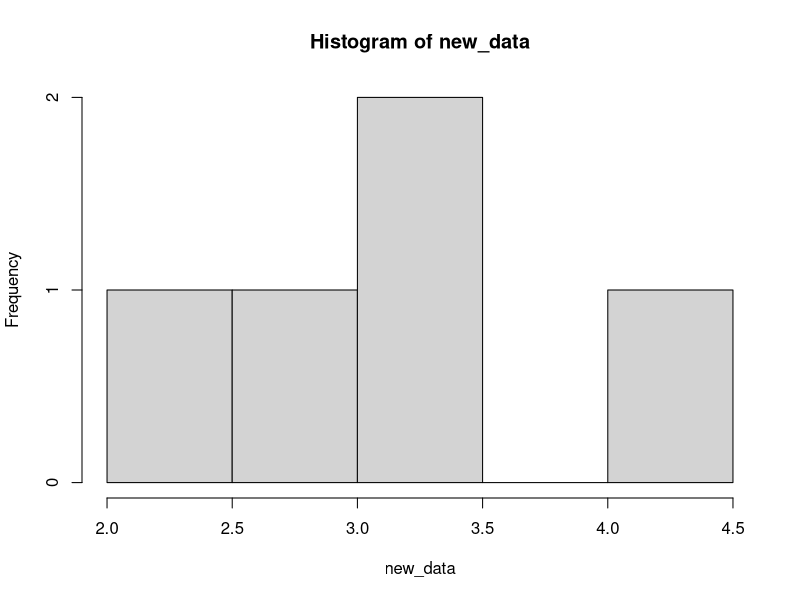
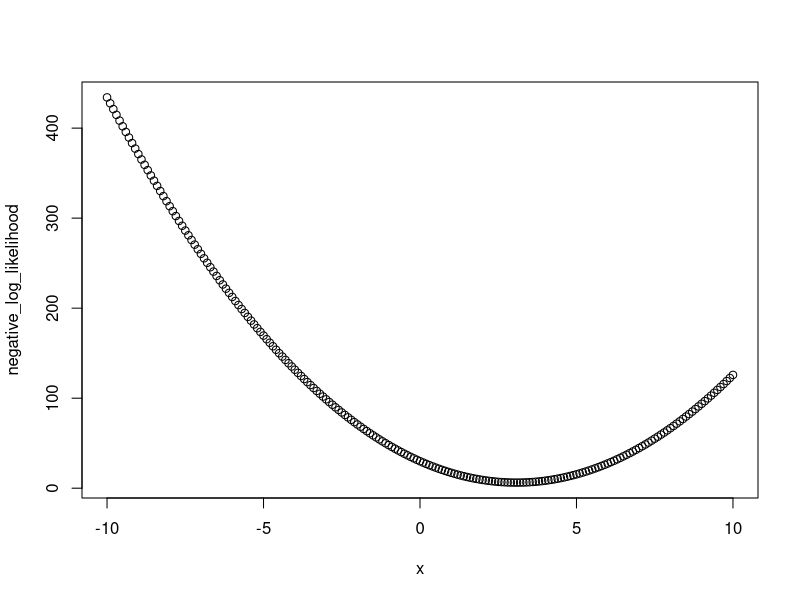
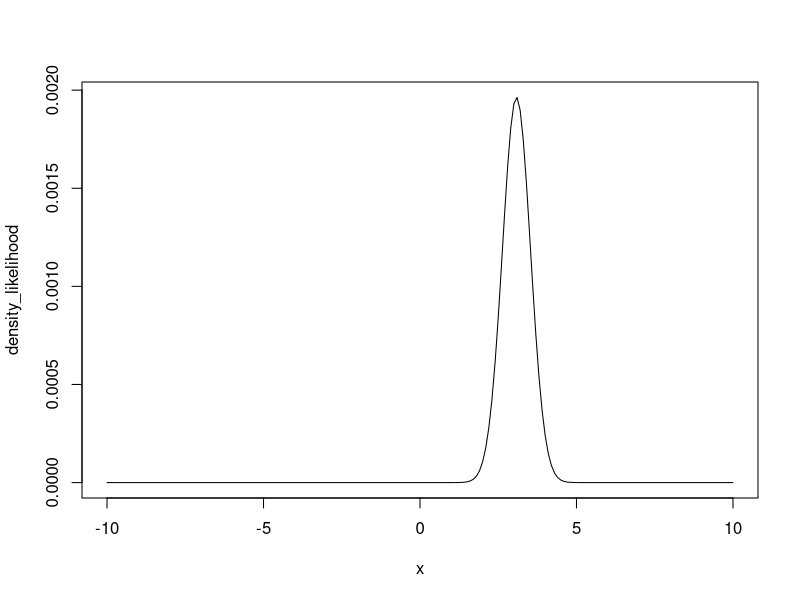
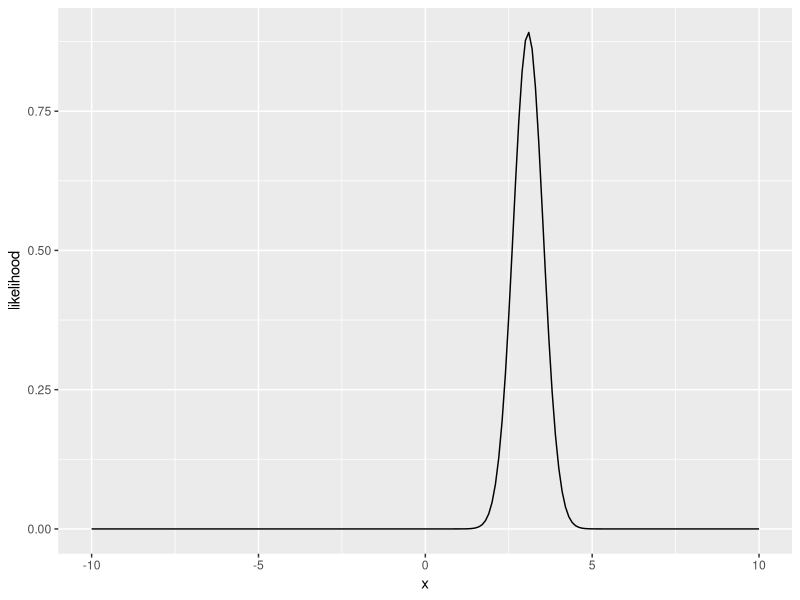
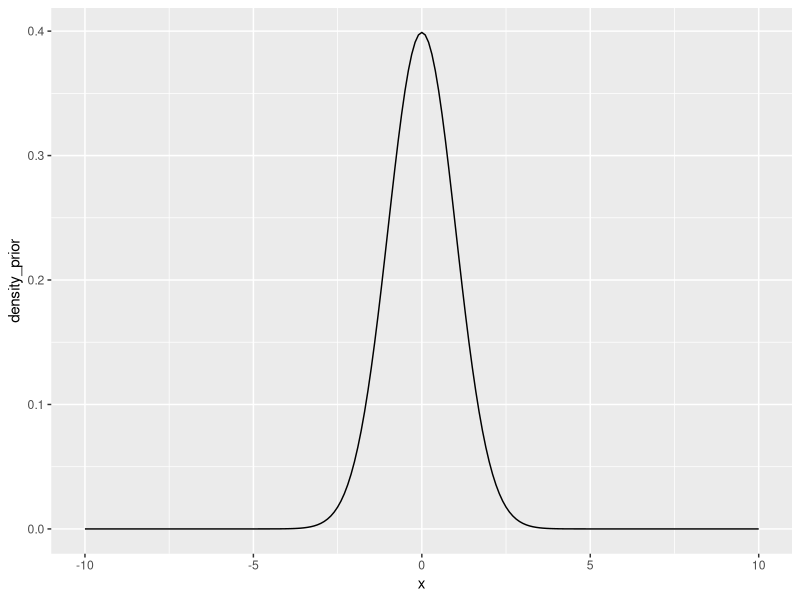
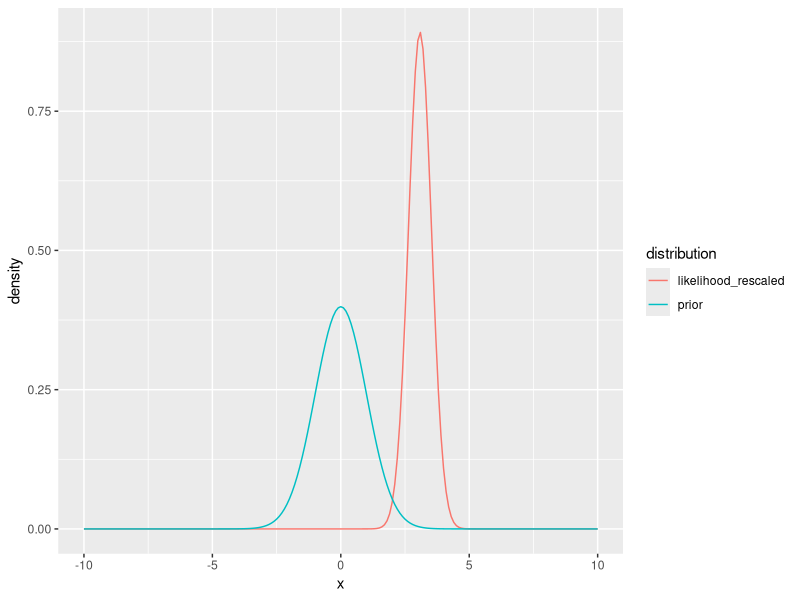
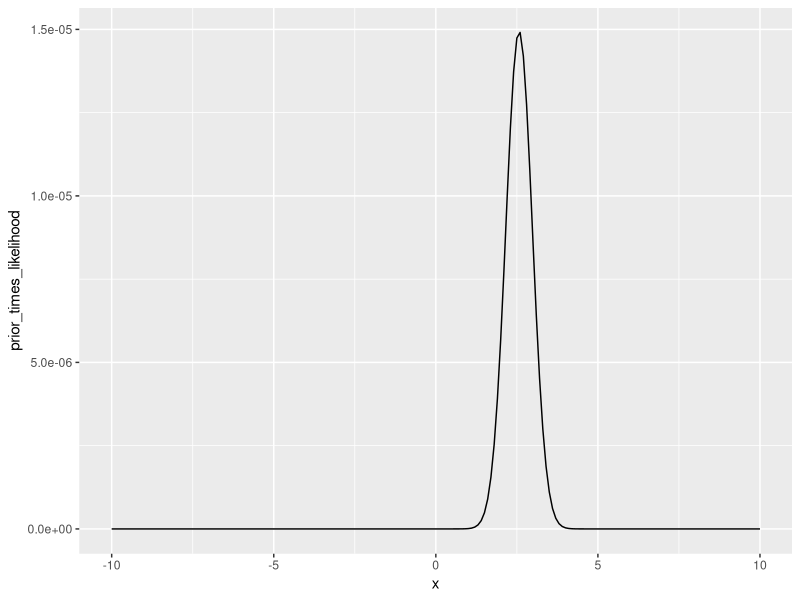
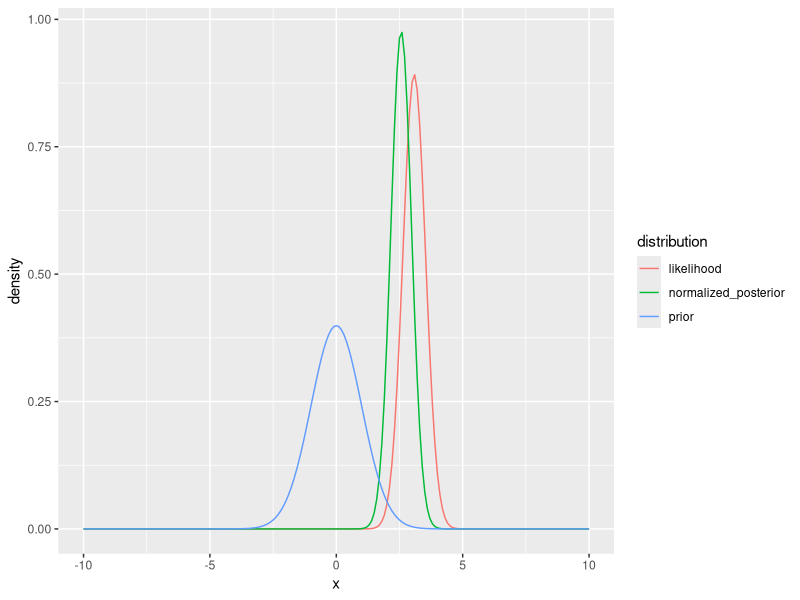

These charts were generated, in order, by the following R code:
## ---- chunk 1
#| echo: FALSE
#| message: FALSE
library(tidyverse)
library(patchwork)
## ---- chunk 2
num_data_points <- 5

mean_data <- 3.0
sd_data <- 1.0

new_data <- rnorm(num_data_points, mean = mean_data, sd = sd_data)
hist(new_data)
## ---- chunk 3
#DATA MODEL
delta_x <- 0.1
x <- seq(-10,10, delta_x)
negative_log_likelihood <- rep(NA,length(x))
for(i in 1:length(x)){
  negative_log_likelihood[i] <- -sum(dnorm(new_data, mean = x[i], sd = 1, log = TRUE))
}

plot(x, negative_log_likelihood)
## ---- chunk 4
density_likelihood <- exp(-negative_log_likelihood)
plot(x, density_likelihood, type = "l")

## ---- chunk 5
likelihood_area_under_curve <- sum(density_likelihood * delta_x) #Width * Height
density_likelihood_rescaled <- density_likelihood/likelihood_area_under_curve
## ---- chunk 6
d <- tibble(x = x,
            likelihood = density_likelihood_rescaled)
ggplot(d, aes(x = x, y = likelihood)) +
  geom_line()

## ---- chunk 7
mean_prior <- 0
sd_prior <- 1.0

#Priors
density_prior <- dnorm(x, mean = mean_prior, sd = sd_prior)
d <- tibble(x = x,
            density_prior = density_prior)
ggplot(d, aes(x = x, y = density_prior)) +
  geom_line()
## ---- chunk 8
tibble(x = x,
            prior = density_prior,
            likelihood_rescaled = density_likelihood_rescaled) %>% 
  pivot_longer(cols = -x, names_to = "distribution", values_to = "density") %>% 
  mutate(distribution = factor(distribution)) %>% 
  ggplot(aes(x = x, y = density, color = distribution)) +
  geom_line() 

## ---- chunk 9
prior_times_likelihood <- density_prior * density_likelihood
d <- tibble(x = x,
            prior_times_likelihood = prior_times_likelihood)
ggplot(d, aes(x = x, y = prior_times_likelihood)) +
  geom_line()
## ---- chunk 10
area_under_curve <- sum(prior_times_likelihood * delta_x)  #sum(Width * Height) = total probability of the data given all possible values of the parameter
normalized_posterior <- prior_times_likelihood / area_under_curve

paste0("the probablity of the data is (i.e., area under likelihood x prior curve): ", area_under_curve)
## ---- chunk 11
tibble(x = x,
       prior = density_prior,
       likelihood = density_likelihood_rescaled,
       normalized_posterior = normalized_posterior) %>% 
  pivot_longer(cols = -x, names_to = "distribution", values_to = "density") %>% 
  mutate(distribution = factor(distribution)) %>% 
  ggplot(aes(x = x, y = density, color = distribution)) +
  geom_line()
## ---- chunk 12
explore_senstivity <- function(num_data_points, mean_data, sd_data, mean_prior, sd_prior, title){

new_data <- rnorm(num_data_points, mean_data, sd_data)
delta_x <- 0.1
x <- seq(-5,5, delta_x)
negative_log_likelihood <- rep(NA,length(x))

#DATA MODEL
for(i in 1:length(x)){
  #Process model is that mean = x
  negative_log_likelihood[i] <- -sum(dnorm(new_data, mean = x[i], sd = 1, log = TRUE))
}

density_likelihood <- exp(-negative_log_likelihood)
likelihood_area_under_curve <- sum(density_likelihood * delta_x) #Width * Height
density_likelihood_rescaled <- density_likelihood/likelihood_area_under_curve

#Prior
density_prior <- dnorm(x, mean = mean_prior, sd = sd_prior)

#Prior x Likelihood
prior_times_likelihood <- density_prior * density_likelihood
area_under_curve <- sum(prior_times_likelihood * delta_x) #Width * Height
normalized_posterior <- prior_times_likelihood / area_under_curve

p <- tibble(x = x,
       prior = density_prior,
       likelihood = density_likelihood_rescaled,
       normalized_posterior = normalized_posterior) %>% 
  pivot_longer(cols = -x, names_to = "distribution", values_to = "density") %>% 
  mutate(distribution = factor(distribution)) %>% 
  ggplot(aes(x = x, y = density, color = distribution)) +
  geom_line() +
  labs(title = title)
return(p)
}
## ---- chunk 13
#Baseline
p1 <- explore_senstivity(num_data_points = 5,
                        mean_data = 3,
                        sd_data = 2,
                        mean_prior = 0,
                        sd_prior = 1.0,
                        title = "Baseline")

#Increase confidence in prior
p2 <- explore_senstivity(num_data_points = 5,
                        mean_data = 3,
                        sd_data = 2,
                        mean_prior = 0,
                        sd_prior = 0.1,
                        title = "Increase confidence in prior")

#Increase number of data points
p3 <- explore_senstivity(num_data_points = 50,
                        mean_data = 3,
                        sd_data = 2,
                        mean_prior = 0,
                        sd_prior = 1.0,
                        title = "Increase data")

#Make likelihood mean closer to prior
p4 <- explore_senstivity(num_data_points = 5,
                        mean_data = 0,
                        sd_data = 2,
                        mean_prior = 0,
                        sd_prior = 1.0,
                        title = "Make likelihood mean closer to prior")
(p1 / p2) | (p3 / p4) 


## ---- chunk 14
set.seed(100)
num_data_points <- 10
par1_true <- 3
sd_data <- 0.5
x <- runif(num_data_points, 0, 10)
par_true <- c(par1_true, 0.5)
y_true <- par_true[1] * (x / (x + par_true[2]))
y <- rnorm(length(y_true), mean = y_true, sd = sd_data)
plot(x, y, ylim = c(0, par1_true + 2))
## ---- chunk 15
mean_prior <- 1.0
sd_prior <- 0.5
## ---- chunk 16
delta_par1 <- 0.1
par1 <- seq(-3,10, delta_par1)
negative_log_likelihood <- rep(NA,length(par1))
for(i in 1:length(par1)){
  #Process model
  pred <- par1[i] * (x / (x + par_true[2]))
  #Data model
  negative_log_likelihood[i] <- -sum(dnorm(y, mean = pred, sd = sd_data, log = TRUE))
}

density_likelihood <- exp(-negative_log_likelihood)
likelihood_area_under_curve <- sum(density_likelihood * delta_par1) #Width * Height
density_likelihood_rescaled <- density_likelihood/likelihood_area_under_curve

#Priors
density_prior <- dnorm(par1, mean = mean_prior, sd = sd_prior)
prior_times_likelihood <- density_prior * density_likelihood
area_under_curve <- sum(prior_times_likelihood * delta_par1) #Width * Height
normalized_posterior <- prior_times_likelihood / area_under_curve

tibble(par1 = par1,
       prior = density_prior,
       likelihood = density_likelihood_rescaled,
       normalized_posterior = normalized_posterior) %>% 
  pivot_longer(cols = -par1, names_to = "distribution", values_to = "density") %>% 
  mutate(distribution = factor(distribution)) %>% 
  ggplot(aes(x = par1, y = density, color = distribution)) +
  geom_line()

## ---- chunk 17
par1_mle <- par1[which.max(density_likelihood)]
par1_post <- par1[which.max(normalized_posterior)]

d <- tibble(x = seq(0,10, 0.1),
            prior = mean_prior * (x / (x + par_true[2])),
            likelihood = par1_mle * (x / (x + par_true[2])),
            posterior = par1_post * (x / (x + par_true[2]))) %>% 
  pivot_longer(cols = -x, names_to = "distribution", values_to = "prediction") %>% 
  mutate(distribution = factor(distribution))
ggplot(d, aes(x = x, y = prediction, col = distribution)) +
  geom_line() +
  labs(y = "M-M model prediction (process model)")
## ---- chunk 18
num_data_points <- 10
par1_true <- 3
sd_data <- 0.5
x <- runif(num_data_points, 0, 10)
par_true <- c(par1_true, 0.5)
y_true <- par_true[1] * (x / (x + par_true[2]))
y <- rnorm(length(y_true), mean = y_true, sd = sd_data)
plot(x, y, ylim = c(0, par1_true + 2))
## ---- chunk 19
#Initialize chain
num_iter <- 5000
pars <- array(NA, dim = c(num_iter))
pars[1] <- 2
log_prob_current <- -10000000000
prob_current <- exp(log_prob_current)
jump <- 0.1

mean_prior <- 1.0
sd_prior <- 0.5

for(i in 2:num_iter){
  
  #Randomly select new parameter values
  proposed_pars <- rnorm(1, pars[i - 1], jump)
  
    
  #PRIORS: how likely is the proposed value given the prior distribution?
  prior <- dnorm(proposed_pars, mean = mean_prior, sd = sd_prior)

  #PROCESS MODEL: Use new parameter values in the process model
  pred <- proposed_pars * (x / (x + par_true[2]))

  #DATA MODEL: how likely is the data given the proposed parameter?
  #We are multiplying here
  likelihood <- prod(dnorm(y, mean = pred, sd = sd_data))
  
  #Combine the prior and likelihood
  #remember that you multiply probabilities which mean you can add log(probability)
  prob_proposed <- prior * likelihood
  
  z <- (prob_proposed/prob_current)
  
  #Now pick a random number between 0 and 1
  r <- runif(1, 0, 1)
  
  #If z > r then accept the new parameters
  #Note: this will always happen if the new parameters are more likely than
  #the old parameters z > 1 means than z is always > r no matter what value of
  #r is chosen.  However it will accept worse parameter sets (P_new is less
  #likely then P_old - i.e., z < 1) in proportion to how much worse it is
  #For example: if z = 0.9 and then any random number drawn by runif that is
  #less than 0.90 will result in accepting the worse values (i.e., the slightly
  #worse values will be accepted a lot of the time).  In contrast, if z = 0.01
  #(i.e., the new parameters are much much worse), then they can still be accepted
  #but much more rarely because random r values of < 0.1 occur more rarely
  if(z > r){
    pars[i] <- proposed_pars
    prob_current <- prob_proposed
  }else{
    pars[i] <- pars[i - 1]
    prob_current <- prob_current #this calculation isn't necessary but is here to show you the logic
  }
}
## ---- chunk 20
d <- tibble(iter = 1:num_iter,
       par1 = pars)

p1 <-  ggplot(d, aes(x = iter, y = par1)) +
  geom_line()

p2 <- ggplot(d, aes(x = par1)) +
  geom_histogram()

p1 | p2
## ---- chunk 21
nburn <- 100
d_burn <- tibble(iter = nburn:num_iter,
       par1 = pars[nburn:num_iter])

p1 <-  ggplot(d_burn, aes(x = iter, y = par1)) +
  geom_line()

p2 <- ggplot(d_burn, aes(x = par1)) +
  geom_histogram()

p1 | p2
## ---- chunk 22
par_post_burn <- pars[nburn:num_iter]

#Mean
mean(par_post_burn)
#sd
sd(par_post_burn)
#Quantiles
quantile(par_post_burn, c(0.025, 0.5,0.975))
## ---- chunk 23
num_samples <- 100
sample_index <- sample(x = 1:length(par_post_burn), size = num_samples, replace = TRUE)
random_draws <- par_post_burn[sample_index]
hist(random_draws)
## ---- chunk 24
num_samples <- 1000
x_new = x
pred_posterior_mean <- matrix(NA, num_samples, length(x_new))   # storage for all simulations
y_posterior <- matrix(NA, num_samples, length(x_new)) 

for(i in 1:num_samples){
  sample_index <- sample(x = 1:length(pars), size = 1, replace = TRUE)
  pred_posterior_mean[i, ] <- pars[sample_index] * (x_new / (x_new + par_true[2]))
  y_posterior[i, ] <- rnorm(length(x_new), pred_posterior_mean[i, ], sd = sd_data)
  
}
n.stats.y <- apply(y_posterior, 2, quantile, c(0.025, 0.5, 0.975))
n.stats.y.mean <- apply(y_posterior, 2, mean)

n.stats.mean <- apply(pred_posterior_mean, 2, quantile, c(0.025, 0.5, 0.975))

d <- tibble(x = x_new,
            median = n.stats.y.mean,
            lower95_y = n.stats.y[1, ],
            upper95_y = n.stats.y[3, ],
            lower95_mean = n.stats.mean[1, ],
            upper95_mean = n.stats.mean[3, ],
            obs = y)

ggplot(d, aes(x = x)) +
  geom_ribbon(aes(ymin = lower95_y, ymax = upper95_y), fill = "lightblue", alpha = 0.5) +
    geom_ribbon(aes(ymin = lower95_mean, ymax = upper95_mean), fill = "pink", alpha = 0.5) +
  geom_line(aes(y = median)) +
  geom_point(aes(y = obs)) +
  labs(y = "M-M Prediction")

## ---- chunk 25
library(tidyverse)
library(patchwork)

#Build fake dataset
set.seed(100)
num_data_points <- 200
sd_data <- 0.25
par_true <- c(3, 0.5)
x <- runif(num_data_points, 0, 10)
y_true <- par_true[1] * (x / (x + par_true[2]))
y <- rnorm(length(y_true), mean = y_true, sd = sd_data)
plot(x, y, ylim = c(0, par_true[1] + 2))

#Set MCMC Configuration
num_iter <- 2000
num_pars <- 2
jump <- c(0.05, 0.05)

#Initialize chain
pars <- array(NA, dim = c(num_pars, num_iter))
pars[1, 1] <- 2
pars[2, 1] <- 1
log_likelihood_prior_current <- -10000000000

for(i in 2:num_iter){
  
  #Loop through parameter value
  
  for(j in 1:num_pars){
      #Randomly select new parameter values
    proposed_pars <- pars[, i - 1]
    proposed_pars[j] <- rnorm(1, mean = pars[j, i - 1], sd = jump[j])
    
    ##########################
    # PRIORS
    #########################
    #(remember that you multiply probabilities which mean you can add log(probability))
    log_prior <- dunif(proposed_pars[1], min = 0, max = 10, log = TRUE) + 
      dunif(proposed_pars[2], min = 0, max = 100, log = TRUE)
    
    #Likelihood.  
    #You could use:
    # pred <- process_model(x, pars = proposed_pars)
    # log_likelihood <- sum(dnorm(new_data, mean = pred, sd = sd_data, log = TRUE)
    # but we are looping here because it transitions well to the next section of the course
    log_likelihood <- rep(NA, length(x))
    pred <- rep(NA, length(x))
    for(m in 1:length(x)){
      ##########################
      # PROCESS MODEL
      #########################
      pred[m] <- proposed_pars[1] * (x[m] / (x[m] + proposed_pars[2]))
      ##########################
      # DATA MODEL
      #########################
      log_likelihood[m] <- dnorm(y[m], mean = pred[m], sd = sd_data, log = TRUE)
    }
    #Remember that you multiply probabilities which mean you can add log(probability)
    #Hence the use of sum
    log_likelihood <- sum(log_likelihood)
    
    ############################
    ###  PRIOR x LIKELIHOOD
    ############################
    #Combine the prior and likelihood
    #remember that you multiply probabilities which means you can add log(probability)
    log_likelihood_prior_proposed <- log_prior + log_likelihood
    
    #We want the ratio of new / old but since it is in log space we first
    #take the difference of the logs: log(new/old) = log(new) - log(old) 
    # and then take out of log space exp(log(new) - log(old))
    z <- exp(log_likelihood_prior_proposed - log_likelihood_prior_current)
    
    #Now pick a random number between 0 and 1
    r <- runif(1, min = 0, max = 1)
    #If z > r then accept the new parameters
    #Note: this will always happen if the new parameters are more likely than
    #the old parameters z > 1 means than z is always > r no matter what value of
    #r is chosen.  However it will accept worse parameter sets (P_new is less
    #likely then P_old - i.e., z < 1) in proportion to how much worse it is
    #For example: if z = 0.9 and then any random number drawn by runif that is
    #less than 0.90 will result in accepting the worse values (i.e., the slightly
    #worse values will be accepted a lot of the time).  In contrast, if z = 0.01
    #(i.e., the new parameters are much much worse), then they can still be accepted
    #but much more rarely because random r values of < 0.1 occur more rarely
    if(log(z) > log(r)){
      pars[j, i] <- proposed_pars[j]
      log_likelihood_prior_current <- log_likelihood_prior_proposed
    }else{
      pars[j, i] <- pars[j, i - 1]
      log_likelihood_prior_current <- log_likelihood_prior_current #this calculation isn't necessary but is here to show you the logic
    }
  }
}

d <- tibble(iter = 1:num_iter,
            par1 = pars[1, ],
            par2 = pars[2, ]) %>%
  pivot_longer(-iter, values_to = "value", names_to = "parameter")

p1 <- ggplot(d, aes(x = iter, y = value)) +
  geom_line() +
  facet_wrap(~parameter, scales = "free")

p2 <- ggplot(d, aes(x = value)) +
  geom_histogram() +
  facet_wrap(~parameter, scales = "free")

p1 / p2
## ---- chunk 26


## ---- chunk 27


## ---- chunk 28


## ---- chunk 29


## ---- chunk 30


## ---- chunk 31


## ---- chunk 32
